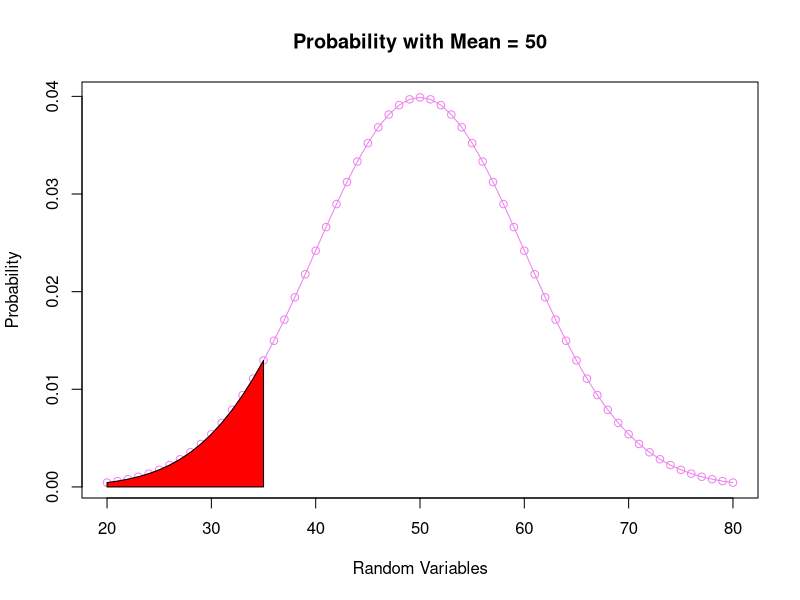
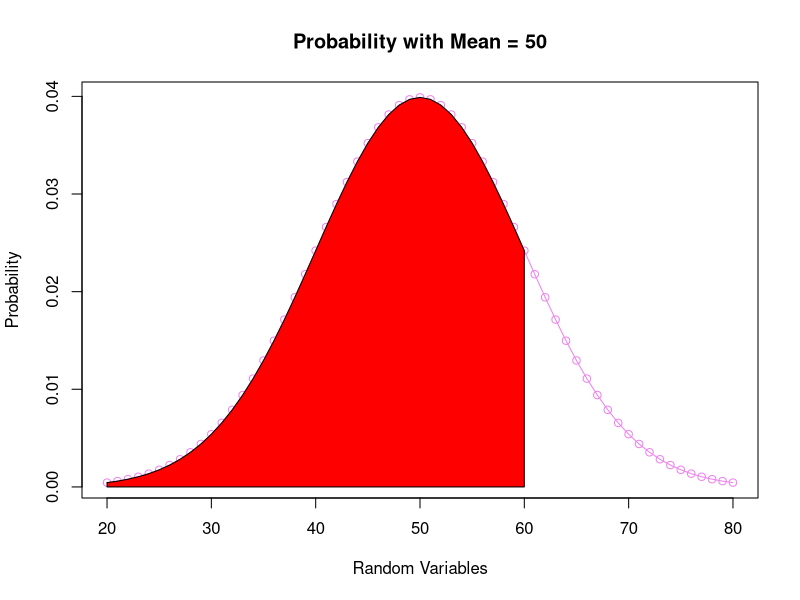
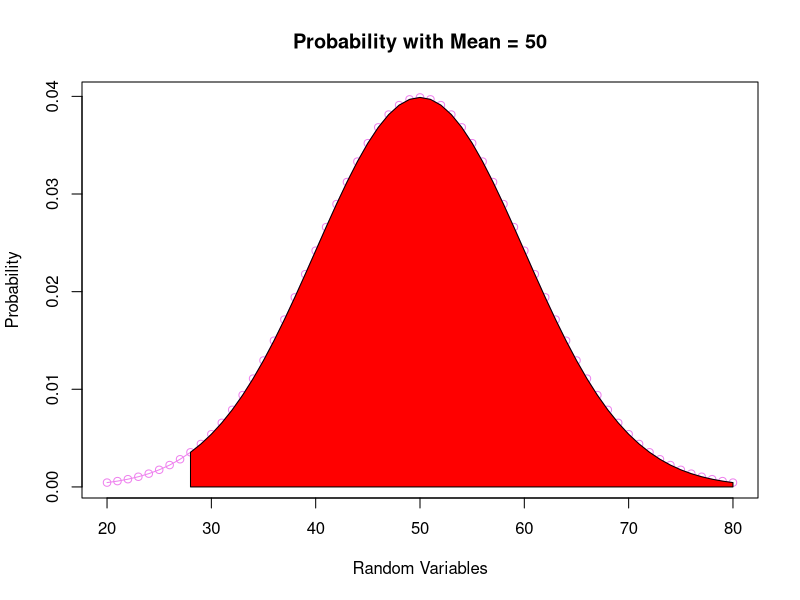
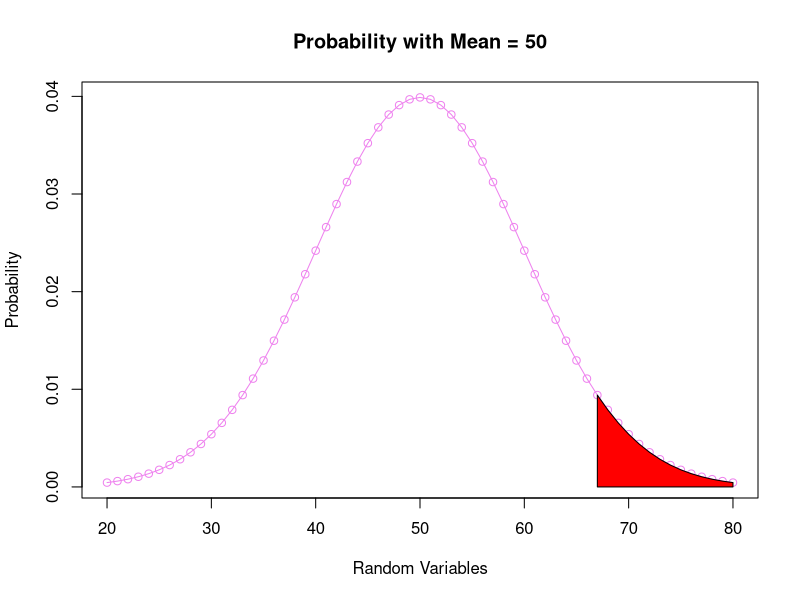
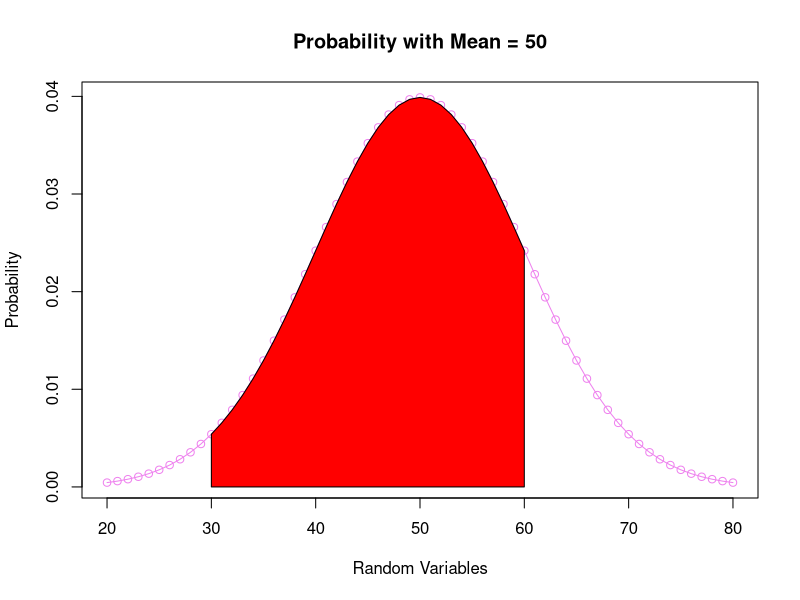
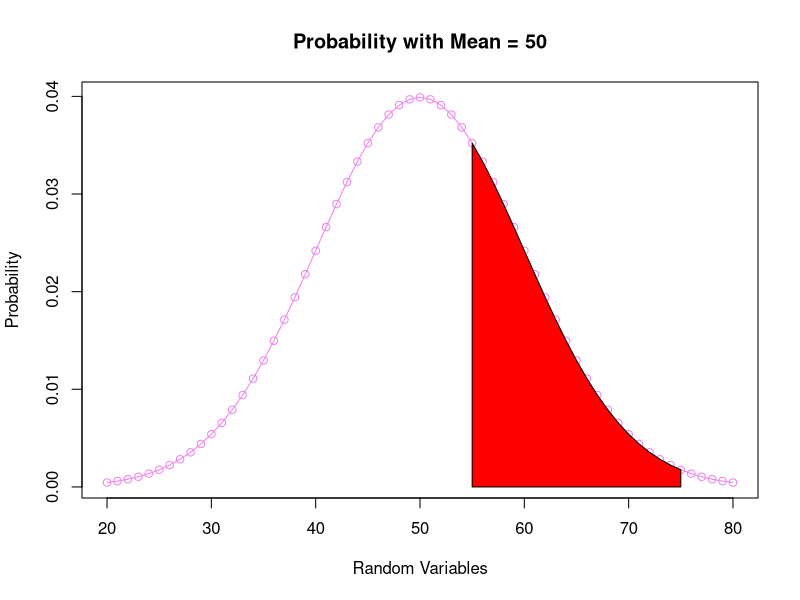

These charts were generated, in order, by the following R code:
# X is a normal random variable
# E(X) = 50, sigma_x=10
# 1) P(X < 35)
# 2) P(X < 60)
# 3) P(X > 28)
# 4) P(X > 67)
# 5) P(30 < X < 60)
# 6) P(55 < X < 75)
exp_x <- 50
sigma_x <- 10
# 1
p1 <- pnorm(35, exp_x, sigma_x, lower.tail = TRUE)
x1 <- c(20:35)
y1 <- dnorm(x1, exp_x, sigma_x)
x <- c((exp_x - 3 * sigma_x):(exp_x + 3 * sigma_x))
y <- dnorm(x, exp_x, sigma_x)
plot(
    x,
    y,
    main = "Probability with Mean = 50",
    xlab = "Random Variables",
    ylab = "Probability",
    type = "o",
    col = "violet"
)
polygon(c(20, x1, 35), c(0, y1, 0), col = "red")
# 2
p2 <- pnorm(60, exp_x, sigma_x, lower.tail = TRUE)
x2 <- c(20:60)
y2 <- dnorm(x2, exp_x, sigma_x)
x <- c((exp_x - 3 * sigma_x):(exp_x + 3 * sigma_x))
y <- dnorm(x, exp_x, sigma_x)
plot(
    x,
    y,
    main = "Probability with Mean = 50",
    xlab = "Random Variables",
    ylab = "Probability",
    type = "o",
    col = "violet"
)
polygon(c(20, x2, 60), c(0, y2, 0), col = "red")
# 3
p3 <- pnorm(28, exp_x, sigma_x, lower.tail = FALSE)
x3 <- c(28:80)
y3 <- dnorm(x3, exp_x, sigma_x)
x <- c((exp_x - 3 * sigma_x):(exp_x + 3 * sigma_x))
y <- dnorm(x, exp_x, sigma_x)
plot(
    x,
    y,
    main = "Probability with Mean = 50",
    xlab = "Random Variables",
    ylab = "Probability",
    type = "o",
    col = "violet"
)
polygon(c(28, x3, 80), c(0, y3, 0), col = "red")
# 4
p4 <- pnorm(67, exp_x, sigma_x, lower.tail = FALSE)
x4 <- c(67:80)
y4 <- dnorm(x4, exp_x, sigma_x)
x <- c((exp_x - 3 * sigma_x):(exp_x + 3 * sigma_x))
y <- dnorm(x, exp_x, sigma_x)
plot(
    x,
    y,
    main = "Probability with Mean = 50",
    xlab = "Random Variables",
    ylab = "Probability",
    type = "o",
    col = "violet"
)
polygon(c(67, x4, 80), c(0, y4, 0), col = "red")
# 5
p5 <- pnorm(60, exp_x, sigma_x, lower.tail = TRUE) - pnorm(30, exp_x, sigma_x, lower.tail = TRUE)
x5 <- c(30:60)
y5 <- dnorm(x5, exp_x, sigma_x)
x <- c((exp_x - 3 * sigma_x):(exp_x + 3 * sigma_x))
y <- dnorm(x, exp_x, sigma_x)
plot(
    x,
    y,
    main = "Probability with Mean = 50",
    xlab = "Random Variables",
    ylab = "Probability",
    type = "o",
    col = "violet"
)
polygon(c(30, x5, 60), c(0, y5, 0), col = "red")
# 6
p6 <- pnorm(75, exp_x, sigma_x, lower.tail = TRUE) - pnorm(55, exp_x, sigma_x, lower.tail = TRUE)
x6 <- c(55:75)
y6 <- dnorm(x6, exp_x, sigma_x)
x <- c((exp_x - 3 * sigma_x):(exp_x + 3 * sigma_x))
y <- dnorm(x, exp_x, sigma_x)
plot(
    x,
    y,
    main = "Probability with Mean = 50",
    xlab = "Random Variables",
    ylab = "Probability",
    type = "o",
    col = "violet"
)
polygon(c(55, x6, 75), c(0, y6, 0), col = "red")
